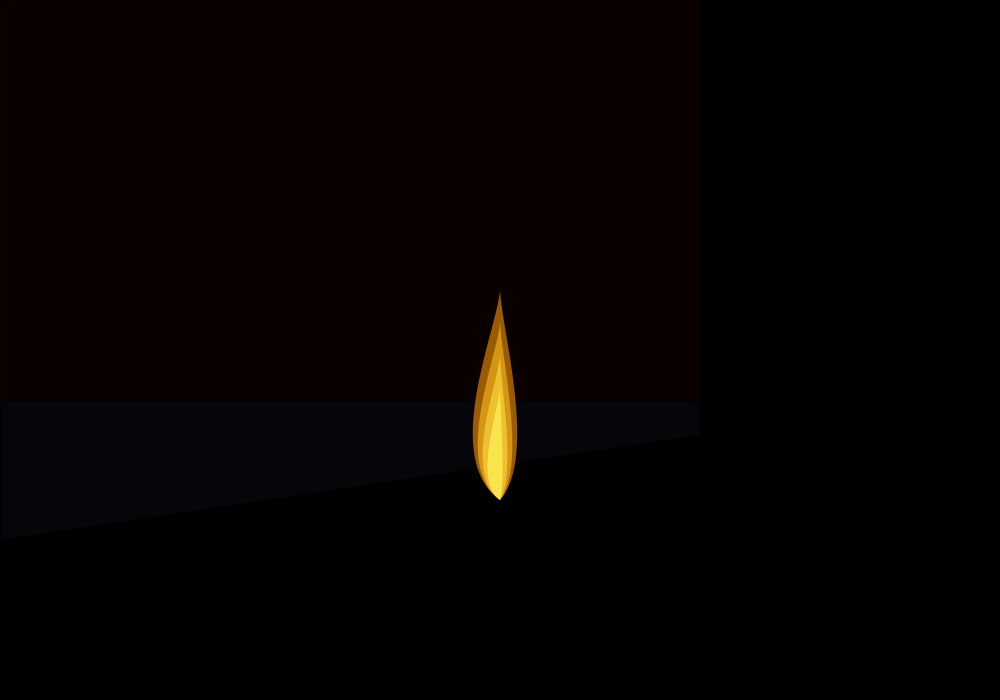
Frame 1 (no input)
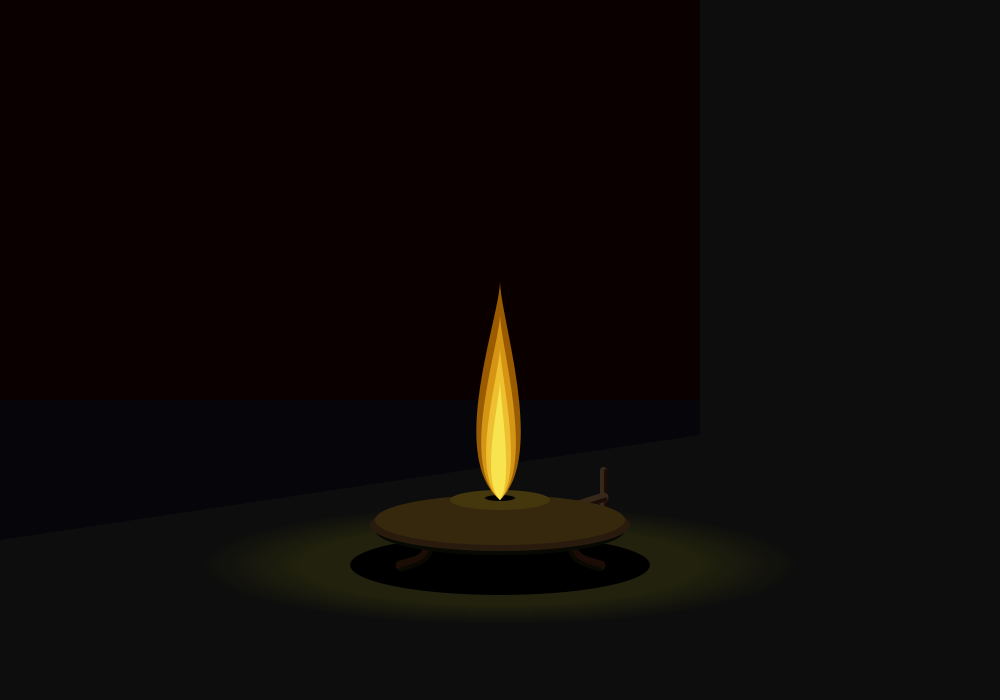
Frame 60 (the mouse pressed at the canvas centre just before this capture)
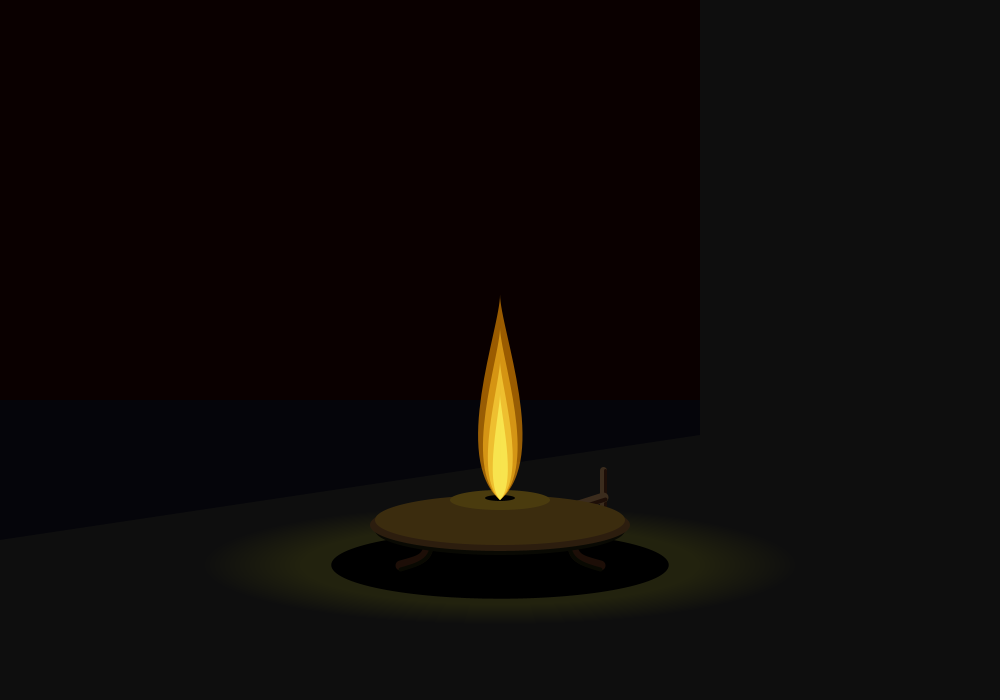
Frame 120 (the mouse held since frame 60 and released just before this capture)

The Processing sketch that drew these frames (run headless with seeded random() and noise(); from frame 60 on, the mouse is pressed at the canvas centre):

// Processing sketch: processing_143275
// ── processing_143275.pde

Lantern lantern;


void setup() {
  size(1000, 700);
  lantern = new Lantern();
}
 
   
void draw() {
  lantern.burn();
}



//////////////////////////////////////////////////////////////////////////////////////////////////////////////



class Flame {                /////ONLY WORKS AT (500, 500)///////
//flame 
  //(flame size)(Anchor/Control)(axis)(first/second)(left/right)
  //constants
  float aX1; //bottom anchor
  float aY1;
  float aX2; //top anchor
  float cX2; //control point
  //linear variables
  float cY1; //first control y
  float Y2; //second y
  float cX1R; //first x control left
  float cX1L; //first x conrol right
  //color
  float flamecolorG = 155;
  float flamecolorB = 0;
  float easingx;
  float windx;
  
  
  Flame() { //wind = 0-50, indicates the extent of deflection of flame//
    
   
  }
  
  float[] burn(float wind) {      //////returns flameVales[], consisting of bgL, Y2, and cX1R//////
   float backgroundLight;
   float[] flameValues = new float[3];
   ///////wind
   
   float easing = 0.1;
   float targetx = mouseX;
   easingx += (targetx - easingx) * easing;
   windx = mouseX - easingx;

       
   
   //flame
  //(flame size)(Anchor/Control)(axis)(first/second)(left/right)
  //constants
   wind = map(windx, -1000, 1000, -50, 50);
   aX1 = 500; //bottom anchor
   aY1 = 500;
   aX2 = 500 + wind; //top anchor
   cX2 = 500 + 4*wind; //control point
   //linear variables
   cY1 = aY1 + 50; //first control y
   Y2 = random(aY1 - 225, aY1 - 175); //second y
   cX1R = random(aX1 + 225, aX1 + 375); //first x control left
   cX1L = (aX1 - 300) + (cX1R - (aX1 + 300)); //first x conrol right
   //color
   flamecolorG = 155;
   flamecolorB = 0;
   backgroundLight = (Y2 + cX1R - 460)/40;
   noStroke();
   //background(backgroundLight);
   while(cY1 > 500) {
     fill(255, flamecolorG, flamecolorB, 150);
     curve(cX1L , cY1, aX1, aY1, aX2, Y2, cX2, Y2);
     curve(cX1R, cY1, aX1, aY1, aX2, Y2, cX2, Y2);
     cY1 = cY1 - 15;
     Y2 = Y2 + 33;
     cX1R = cX1R - 66;
     cX1L = cX1L + 66;
     flamecolorB = flamecolorB + 33;
     flamecolorG = flamecolorG + 33; 
        
   }
   flameValues[0] = wind;
   flameValues[1] = Y2;
   flameValues[2] = cX1R;
   return flameValues;
  }
}



///////////////////////////////////////////////////////////////////////////////////////////////////////////////



class Lantern {
Flame flame;
float lightLevel;
float flameHeight;
float flameWidth;
float[] flameValue = new float[3];
int i;
int ErX;
int ErY;
float Wind;
float O;


  Lantern() {
  flame = new Flame();
  }
 
   
  void burn() {
  
   if(Wind < 33 && Wind > -33){ //lantern is lit
    O = 75;
    frameRate(random(15, 25));
    background(lightLevel);
   //horizon
    fill(5, 5, 10);
      quad(0, 0, 1000, 0, 1000, 390, 0, 540);
      //sky
      fill(10, 0, 0);
      rect(0, 0, 700, 400);
            //window
      fill(lightLevel);
      rect(700, 0, 300, 700);

   //latern
    ellipseMode(RADIUS);
   //aura
    fill(lightLevel*6, lightLevel*5, lightLevel*3, 2);
    ErX = 200;
    ErY = 40;
     for(i = 0; i < 20; i = i + 1) {
      fill(lightLevel*6, lightLevel*5, lightLevel*3, 2);
      ellipse(500, 565, ErX, ErY);
      ErX = ErX + 5;
      ErY = ErY + 1;
     }
  //shadow
   fill(0);
   ellipse(500 - Wind, 565, flameHeight/2 - 55, flameHeight/10 - 11);
  //knob
    //spoke
    stroke(lightLevel*4, lightLevel*3, lightLevel*2);
    strokeWeight(7);
    line(603, 470, 603, 530);
    //spoke shadow
    stroke(lightLevel*2, lightLevel, lightLevel/2);
    strokeWeight(3);
    line(605, 470, 605, 530);
    //axis
    stroke(lightLevel*4, lightLevel*3, lightLevel*2);
    strokeWeight(10);
    line(500, 530, 603, 497);
    //axis shadow
    stroke(lightLevel*2, lightLevel, lightLevel/2);
    strokeWeight(4);
    line(502, 532, 605, 499);
  //stand
    stroke(lightLevel*2, lightLevel, lightLevel/2);
    strokeWeight(10);
    noFill();
    //left leg
    curve(350, 400, 425, 530, 400, 565, 300, 565);
    //right leg
    curve(650, 400, 575, 530, 600, 565, 700, 565);
    //middle leg
    //line(500, 530, 500, 555);
  //stand shadows
    stroke(lightLevel/1.5, lightLevel/1.5, lightLevel/5);
    strokeWeight(4);
    //left shadow
    curve(350, 400, 429, 530, 400, 569, 304, 565);
    //right shadow
    curve(650, 400, 571, 530, 600, 569, 696, 565);
    //middle shadow
    //strokeWeight(7);
    //line(500, 530, 500, 557);
  //bottom
    noStroke();
    fill(lightLevel/1.5, lightLevel/1.5, lightLevel/4);
    ellipse(500, 530, 125, 25);
  //egde
    fill(lightLevel*3, lightLevel*2, lightLevel);
    ellipse(500, 525, 130, 26);
  //facet 2
    fill(lightLevel*4, lightLevel*3, lightLevel);
    ellipse(500, 520, 125, 25);
  //facet 1
    fill(lightLevel*5, lightLevel*4, lightLevel);
    ellipse(500, 500, 50, 10);
  //hole
    fill(0);
    ellipse(500, 498, 15, 3);

  
  //flame
  float[] flameValue = flame.burn(Wind);
  Wind = flameValue[0];
  flameHeight = flameValue[1];
  lightLevel = flameValue[1]/30;
    } else { ///wind exceeds 30, lantern goes out
      Wind = 50;   //keeps lantern off
      //wick
      background(0);
      fill(180, 120, 10, O);
      ellipse(500, 498, 15, 3);
      fill(0);
      ellipse(500, 500, 10, 2);
      fill(225, 45, 10, O * 3);
      ellipse(500, 500, 2, 2);
      //horizon
      fill(30, 10, 30, 150 - O);
      quad(0, 0, 1000, 0, 1000, 390, 0, 540);
      //sky
      fill(0, 5, 40, 150 - O);
      rect(0, 0, 700, 400);
      //window
      fill(0);
      rect(700, 0, 300, 700);
   
      }
      if (O > 0) {
        O = O - 1;
      }
      if(mousePressed == true) { //re-lighting
       Wind = 0;
      } 
    }
  }
  
